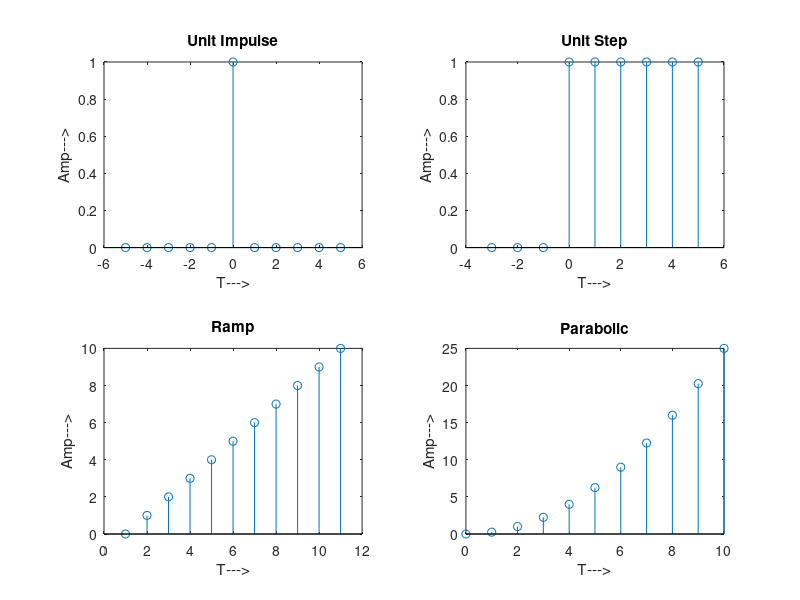

Here is the MATLAB script that generated this plot:
% Discrete time signal plot using octave (i) unit impulse signal (ii) unit step (iii) Ramp (iv) Parabolic Signal

% Unit Impulse
n1 = [-5:5];
x1 = n1 >=0;
y1 = n1-1>=0;
z = x1-y1;
subplot(2,2,1)
stem(n1,z)
xlabel('T--->')
ylabel('Amp--->')
title('Unit Impulse')

% Unit Step
n2 = [-3:5];
x2 = n2 >=0;
y2 = n2-6>=0;
z2 = x2-y2;
subplot(2,2,2)
stem(n2,z2)
xlabel('T--->')
ylabel('Amp--->')
title('Unit Step')


n3 = [0:10];
subplot(2,2,3)
stem(n3)
xlabel('T--->')
ylabel('Amp--->')
title('Ramp')


n4 = [0:10];
y4 = (n4.*n4)/4;
subplot(2,2,4)
stem(n4, y4)
xlabel('T--->')
ylabel('Amp--->')
title('Parabolic')
